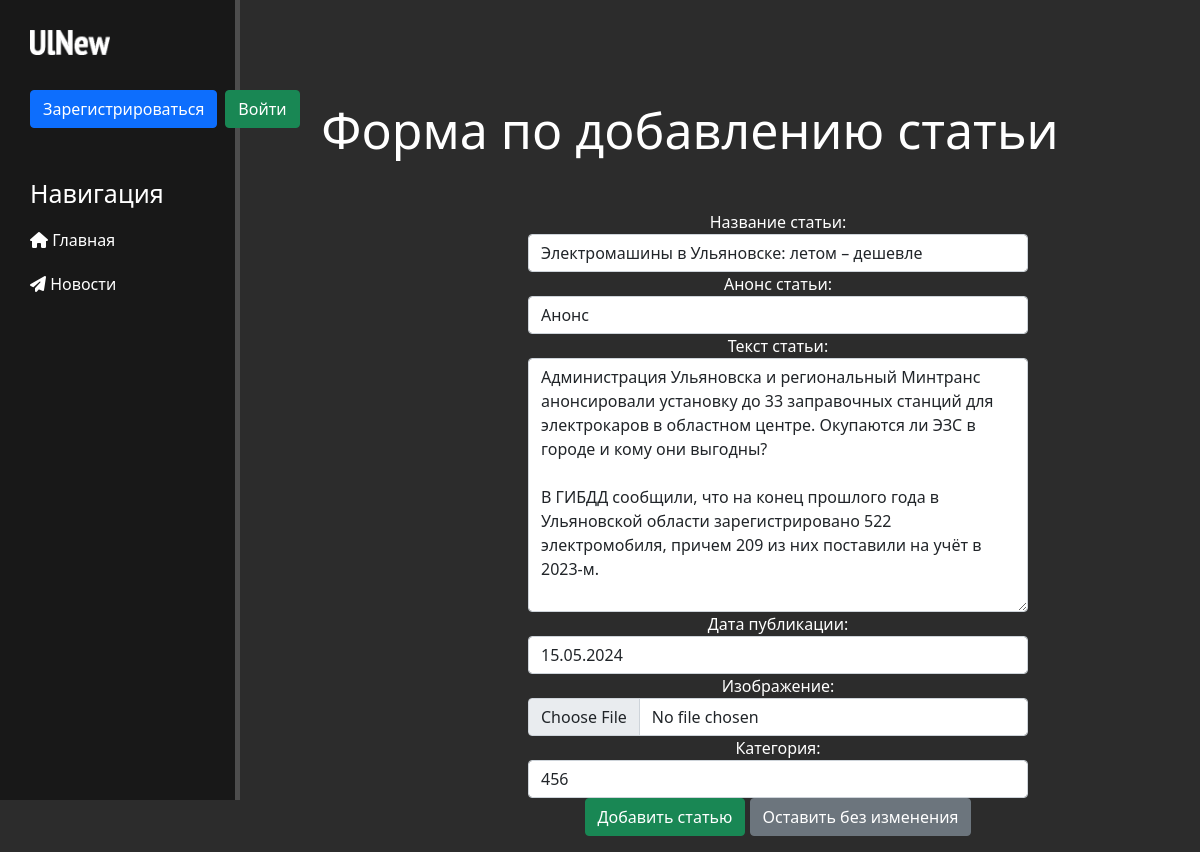
The page /news/10/update on the database its author committed.
### news/models.py (models this page shows, shortened)
class Articles(models.Model):
    title = models.CharField('Название', max_length=100)
    anons = models.CharField('Анонс', max_length=100)
    full_text = models.TextField('Статья')
    date = models.DateTimeField('Дата публикации')
    image = models.ImageField('Изображение', upload_to='news_images/', null=True, blank=True)
    category = models.ForeignKey(Category, on_delete=models.CASCADE, verbose_name='Категория', null=True)
    class Meta:
        verbose_name = 'Новость'
        verbose_name_plural = 'Новости'

### news/views.py (the view)
# urls.py: path('<int:pk>/update', views.NewsUpdateView.as_view(), name='news-update'),
class NewsUpdateView(UpdateView):
    model = Articles
    template_name = 'news/create.html'
    form_class = ArticlesForm

### news/forms.py
class ArticlesForm(ModelForm):
    class Meta:
        model = Articles
        fields = ['title', 'anons', 'full_text', 'date', 'image', 'category']
        widgets = {
            "title": TextInput(attrs={
                'class': 'form-control',
                'placeholder': 'Название статьи'
            }),
            "anons": TextInput(attrs={
                'class': 'form-control',
                'placeholder': 'Анонс статьи'
            }),
            "date": DateInput(attrs={
                'class': 'form-control',
                'placeholder': 'дд.мм.гггг'
            }),
            "full_text": Textarea(attrs={
                'class': 'form-control',
                'placeholder': 'Текст статьи'
            }),
            "image": FileInput(attrs={
                'class': 'form-control',
            }),
            "category": Select(attrs={
                'class': 'form-control',
            }),
        }

### news/models.py (called while the page is built)
    def __str__(self):
        return self.name

### news/templates/news/create.html (shortened to what this page needs)
{% extends 'main/layout.html' %}
{% block content %}
    <div class="features">
        <h1>Форма по добавлению статьи</h1>
        <form method="post" enctype="multipart/form-data">
            <div class="form-group">
                <label for="title">Название статьи:</label>
                {{ form.title }}
            </div>
            <div class="form-group">
                <label for="anons">Анонс статьи:</label>
                {{ form.anons }}
            </div>
            <div class="form-group">
                <label for="full_text">Текст статьи:</label>
                {{ form.full_text }}
            </div>
            <div class="form-group">
                <label for="date">Дата публикации:</label>
                {{ form.date }}
            </div>
            <div class="form-group">
                <label for="image">Изображение:</label>
                {{ form.image }}
            </div>
            <div class="form-group">
                <label for="category">Категория:</label>
                {{ form.category }}
            </div>
            <button class="btn btn-success" type="submit">Добавить статью</button>
            <a href="{% url 'news_home' %}" class="btn btn-secondary">Оставить без изменения</a>
        </form>
    </div>
{% endblock %}

### main/static/main/css/main.css (style rules this page uses)
body { background: #2c2c2c !important; }
main .features { float: left; color: #fff; margin-top: 100px; text-align: center; width: 75%; }
main .features h1 { font-size: 50px; }
form { margin-left: 32%; width: 500px; margin-top: 50px; }

### rows shown on the page
Articles: title "Электромашины в Ульяновске: летом – дешевле", anons "Анонс", full_text "Администрация Ульяновска и региональный Минтранс анонсировали установку до 33 заправочных станций для электрокаров в областном центре. Окупаются ли ЭЗС в городе и кому они выгодны? В ГИБДД сообщили, что на конец прошлого года в Ульяновской области зарегистрировано 522 электромобиля, причем 209 из них поставили на учёт в 2023-м.", date "15.05.2024", category "456"
